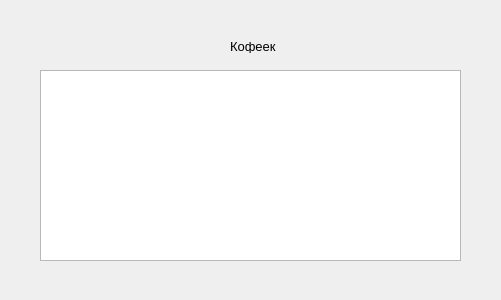
<?xml version="1.0" encoding="UTF-8"?>
<ui version="4.0">
 <class>Form</class>
 <widget class="QWidget" name="Form">
  <property name="geometry">
   <rect>
    <x>0</x>
    <y>0</y>
    <width>501</width>
    <height>300</height>
   </rect>
  </property>
  <property name="windowTitle">
   <string>Form</string>
  </property>
  <widget class="QLabel" name="label">
   <property name="geometry">
    <rect>
     <x>230</x>
     <y>40</y>
     <width>47</width>
     <height>13</height>
    </rect>
   </property>
   <property name="font">
    <font>
     <pointsize>10</pointsize>
    </font>
   </property>
   <property name="text">
    <string>Кофеек</string>
   </property>
  </widget>
  <widget class="QTableView" name="tableView">
   <property name="geometry">
    <rect>
     <x>40</x>
     <y>70</y>
     <width>421</width>
     <height>191</height>
    </rect>
   </property>
  </widget>
 </widget>
 <resources/>
 <connections/>
</ui>
